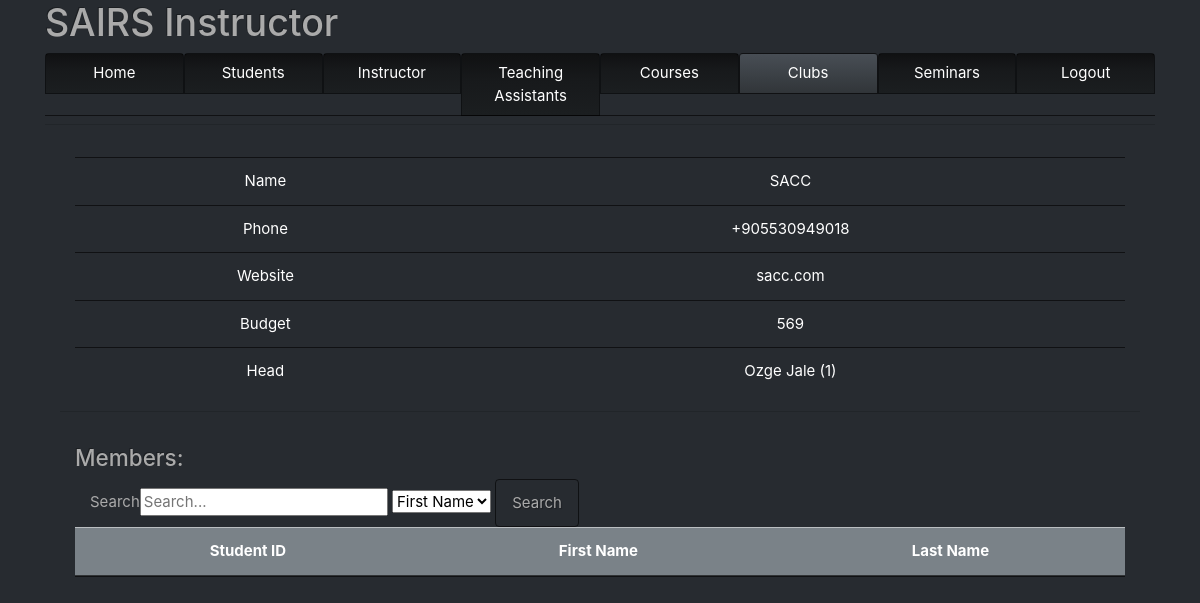
The app's page /html/Instructor/Instructor_Clubs.php (signed in) with its own data.
### tables this page shows
CREATE TABLE `Club` (
  `name` varchar(64) NOT NULL,
  `phone` varchar(32) DEFAULT NULL,
  `website` varchar(32) DEFAULT NULL,
  `budget` int(64) DEFAULT NULL,
  `head_ID` int(64) DEFAULT NULL
);

CREATE TABLE `Person` (
  `person_ID` int(64) NOT NULL,
  `first_name` varchar(32) NOT NULL,
  `last_name` varchar(32) NOT NULL,
  `hash_password` varchar(32) NOT NULL,
  `login_status` enum('On','Off') DEFAULT NULL,
  `phone` varchar(32) DEFAULT NULL,
  `email` varchar(32) DEFAULT NULL,
  `gender` enum('Male','Female','Other') DEFAULT NULL,
  `address` varchar(64) DEFAULT NULL
);

### html/Instructor/Instructor_Clubs.php (the view, shortened to what this page needs)
<?php
require "../../php/config.php";
if (isset($_SESSION['person_ID'])){
if (isset($_SESSION['person_ID'])){
    try {
        $connection = new PDO($dsn, $username, $password, $options);
	$sql = "select name, C.phone, website, budget, head_ID, first_name, last_name from Club C, Person WHERE head_ID = :person_ID AND person_ID = :person_ID";
	$statement = $connection->prepare($sql);
	$statement->bindParam(":person_ID", $_SESSION['person_ID'], PDO::PARAM_INT);
	$statement->execute();
	$result = $statement->fetchAll();
	if ($statement->rowCount() > 0) {
	   $head = true;
	   $name = $result[0][0];
	   $phone = $result[0][1];
	   $website = $result[0][2];
 	   $budget = $result[0][3];
           $instructor_ID = $result[0][4];
  	   $instructor_first_name = $result[0][5];
  	   $instructor_last_name = $result[0][6];
  	   $instructor = $instructor_first_name.' '.$instructor_last_name.' ('.$instructor_ID.')';
	}
	else {
	   $head = false;
	}
    }
    catch(PDOException $error) {
    echo $sql . "<br>" . $error->getMessage();
    }
}
}
else{
  header("Location: http://localhost/html/Login/Login_as_Admin.php");
    exit();
}
?>
<!DOCTYPE html>
<html>
    <head>
    <link href="../../css/bootstrap.min.css" rel="stylesheet" />
    <link rel="stylesheet" href="../../css/style.css" />
    <link rel="stylesheet" href="https://use.fontawesome.com/releases/v5.7.0/css/all.css" integrity="sha384-lZN37f5QGtY3VHgisS14W3ExzMWZxybE1SJSEsQp9S+o$
    <script src="http://ajax.googleapis.com/ajax/libs/jquery/1.4/jquery.min.js" type="text/javascript"></script>
  </head>
    </head>
    <div class="container">
    <h1>SAIRS Instructor</h1>
    </div>
    <body>
        <div class="container">
        <ul class="nav nav-tabs sticky-top nav-justified">
                <li class="nav-item">
                    <a class="nav-link" data-toggle="tab" href="inst_Home.php">Home</a>
                </li>
                <li class="nav-item">
                  <a class="nav-link" data-toggle="tab" href="inst_Stud.php">Students</a>
                </li>
                <li class="nav-item">
                  <a class="nav-link" data-toggle="tab" href="inst_Details.php">Instructor</a>
                </li>
                <li class="nav-item">
                    <a class="nav-link" data-toggle="tab" href="inst_TA.php">Teaching Assistants</a>
                </li>
                <li class="nav-item">
                    <a class="nav-link" data-toggle="tab" href="inst_Course.php">Courses</a>
                </li>
                <li class="nav-item active">
                    <a class="nav-link active" data-toggle="tab" href="Instructor_Clubs.php">Clubs</a>
                </li>
                <li class="nav-item">
                  <a class="nav-link" data-toggle="tab" href="Instructor_Seminar.php">Seminars</a>
              </li>
              <li class="nav-item">
                <a class="nav-link" href="../../php/logout.inc.php">Logout</a>
              </li>
              </ul>
		<div class="dropdown-divider pt-4"></div>
              <div id="myTabContent" class="container">
		<?php if($head == true) : ?>
    		<div class="container">
      		<table class="table table-hover justify-content-center text-center">
       		 <tbody>
        	        <tr> <td> Name </td> <td> <?php echo $name ?></td> </tr>
        	        <tr> <td> Phone </td> <td> <?php echo $phone ?> </td> </tr>
       		         <tr> <td> Website </td> <td> <?php echo $website ?></td> </tr>
       		         <tr> <td> Budget </td> <td> <?php echo $budget ?></td> </tr>
	                <tr> <td> Head </td> <td> <?php echo $instructor ?></td> </tr>
	        </tbody>
	     	 </table>
	    	</div>
	    	<div class="dropdown-divider pt-4"></div>
		<div class="container">
	      <h4>Members: </h4>
	      <table class="table table-hover justify-content-center text-center">
        	<div class="container">
            	<div class="row">
                  <div class="col-md-8">
                        <form class="form-inline">
                            Search<input type="text" name="searchVar" class="input-small" placeholder="Search...">
                            <select id="criteria" name="criteria">
                                <option value="0">First Name</option>
                            </select>
                            <button type="submit" name="search" class="btn">Search</button>
                        </form>
                </div>
            	</div>
        	</div>
        	<thead>
        	  <tr class="table-secondary">
        	    <th scope="col">Student ID</th>
        	    <th scope="col">First Name</th>
            	<th scope="col">Last Name</th>
          	</tr>
        	</thead>
	      </table>
	    </div>
		<?php endif; ?>
              </div>
        </div>
    </body>
</html>

### records on screen
club: name "SACC", phone "+905530949018", website "sacc.com", budget "569", head_ID.last_name "Ozge Jale (1)"
